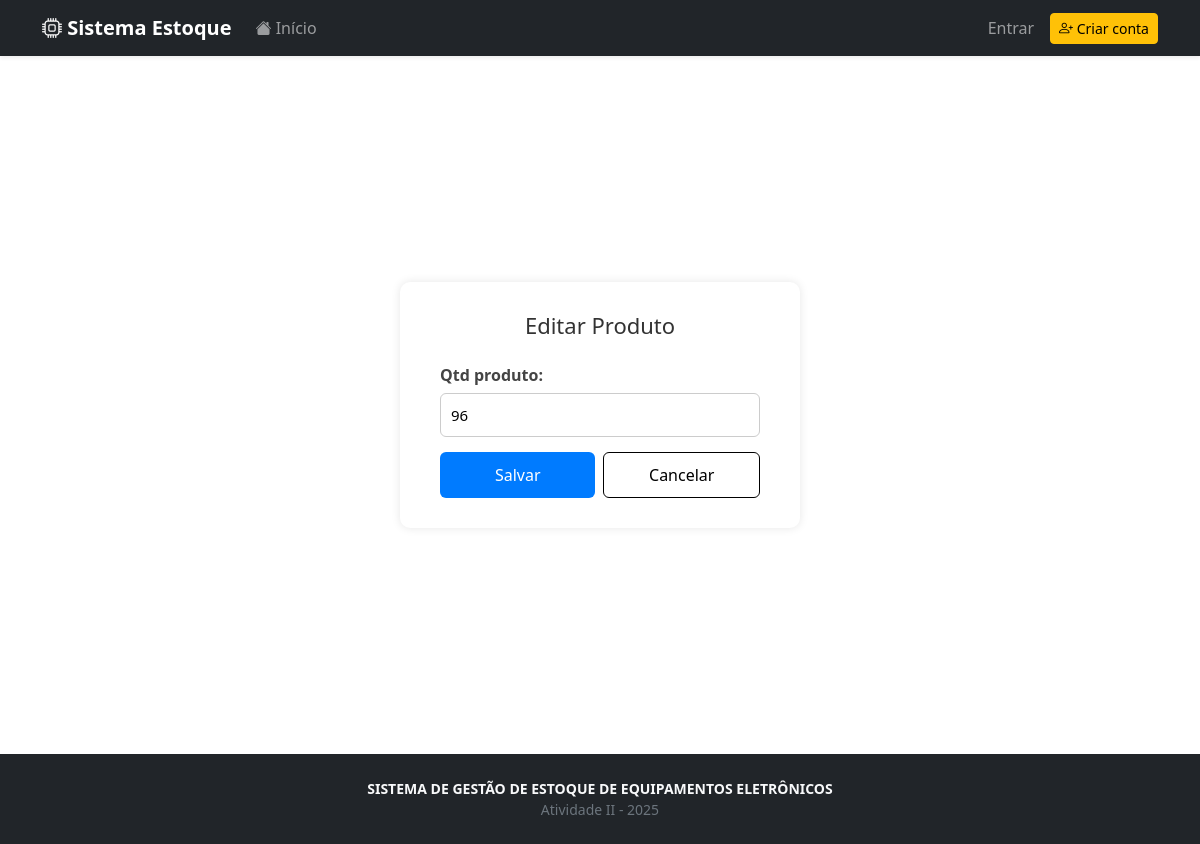
Page /estoque/3/editar_produto/ on the earlier database version.
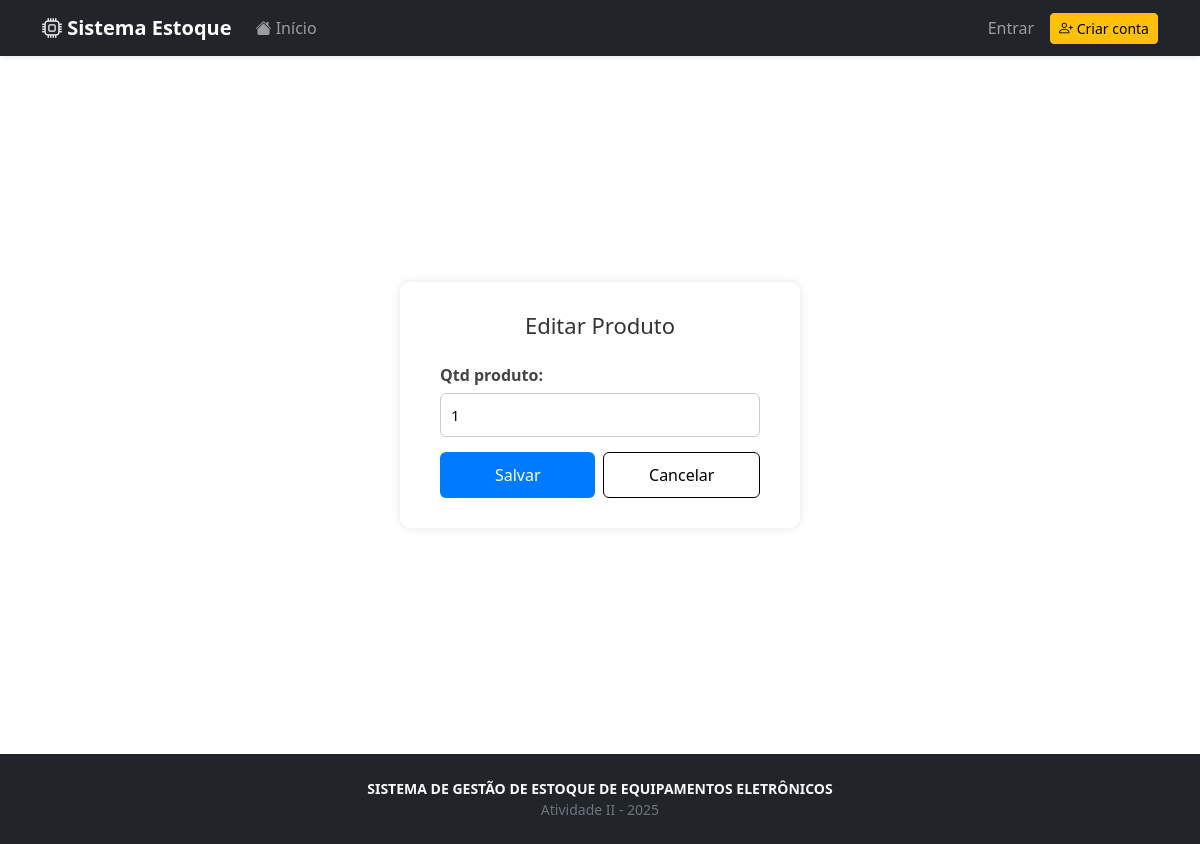
Same page on the later database version.
### estoque/models.py (models this page shows)
class Estoque(models.Model):
    nome_produto = models.CharField(max_length=50)
    qtd_minima = models.IntegerField()
    qtd_produto = models.IntegerField()
    ESCOLHA_TIPO_PRODUTO = [
        ('smartphone', 'Celular'),
        ('notebook', 'Notebook'),
        ('smart_tv', 'Smart TV')
    ]
    tipo_produto = models.CharField(max_length=20, choices=ESCOLHA_TIPO_PRODUTO)
    tensao = models.CharField(max_length=10)
    dimensao = models.CharField(max_length=15)
    resolucao_tela = models.CharField(max_length=15)
    armazenamento_gb = models.IntegerField()
    conectividade = models.CharField(max_length=20)

### estoque/views.py (the view, shortened to what this page needs)
# urls.py: path('<int:pk>/editar_produto/', EditarProduto.as_view(), name='editar_produto'),
class EditarProduto(UpdateView):
    model = Estoque
    form_class = EditarProdutoForm
    template_name = 'estoque/adicionar_produto.html'
    success_url = reverse_lazy('produtos_estoque')
    def get_context_data(self, **kwargs):
        context = super().get_context_data(**kwargs)
        context['view'] = self
        self.action = 'editar'  # ← aqui definimos o valor
        return context

### estoque/forms.py
class EditarProdutoForm(forms.ModelForm):
    class Meta:
        model = Estoque
        fields = ['qtd_produto']

### estoque/templates/estoque/adicionar_produto.html (shortened to what this page needs)
{% extends "base.html" %}
{% block content %}
<div class="content-wrapper">
    <div class="form-container">
        <h1>{% if view.action == 'add' %}Adicionar Produto{% else %}Editar Produto{% endif %}</h1>
        <form method="POST">
            {% for field in form %}
                <div class="form-group">
                    {{ field.label_tag }}
                    {{ field }}
                </div>
            {% endfor %}
            <div class="d-flex flex-row gap-2">
                <button type="submit" class="btn-submit">
                    {% if view.action == 'add' %}Adicionar{% else %}Salvar{% endif %}
                </button>
                <button onclick="window.location.href='{% url 'produtos_estoque' %}'" class="btn-cancel" >Cancelar</button>
            </div>
        </form>
    </div>
</div>
{% endblock content %}

Differences in the rows shown:
changed Estoque: qtd_produto "96" → "1"
